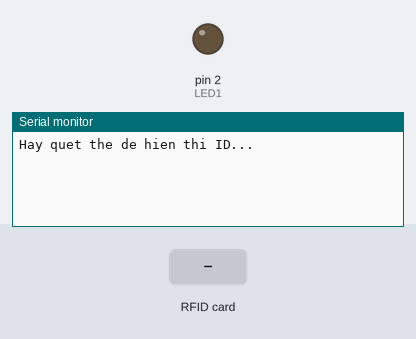
The sketch below on a simulated Arduino Uno, built with avr-gcc and run on an emulated ATmega328P. Parts: output pins drawn as LEDs (lit = HIGH), the last lines printed to the serial monitor. The test bench sets the inputs (shaded band). Pins used as bus, display or sensor lines are not drawn.

Above: at 1.2 s.
1.3 s: RFID card 5E 7A 19 C4 held to the reader
At 1.37 s:
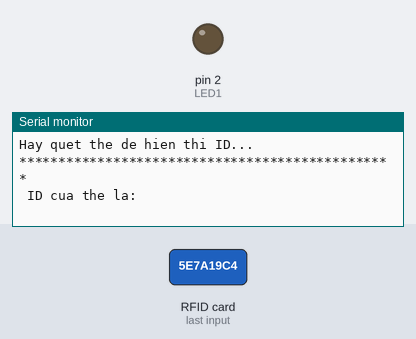
At 2.3 s:
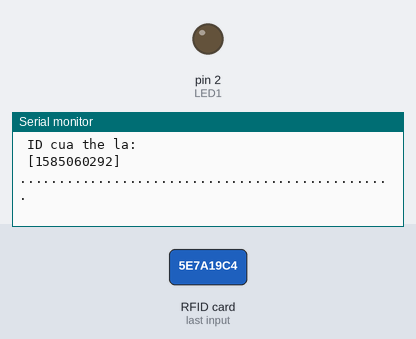

Measured:
- after the input at 1.3 s, the serial monitor: prints a new line at once (image 1)

The sketch:

RFID_1_the_bat_tat.ino
```cpp
 /*
Chân RST cắm vào chân số 7 trên Arduino

Chân SDA cắm vào chân số 10 trên Arduino

Chân MOSI cắm vào chân số 11 trên Arduino

Chân MISO cắm vào chân số 12 trên Arduino

Chân SCK cắm vào chân số 13 trên Arduino

Chân 3.3V cắm vào chân số 3.3v trên Arduino

Chân GND cắm vào chân số GND trên Arduino
*/

#include <SPI.h>

#include <MFRC522.h>
#include<Stepper.h>
const int LED1 = 2;

#define SS_PIN 10

#define RST_PIN 7

MFRC522 mfrc522(SS_PIN, RST_PIN);

unsigned long uidDec, uidDecTemp;

byte bCounter, readBit;

unsigned long ticketNumber;

void setup() {

  pinMode(LED1, OUTPUT);

  Serial.begin(9600);

  SPI.begin();

  mfrc522.PCD_Init();

  Serial.println("Hay quet the de hien thi ID...");

}

void loop() {

  if ( ! mfrc522.PICC_IsNewCardPresent()) {

  return 0;

  }

  if ( ! mfrc522.PICC_ReadCardSerial()) {

  return 0;

  }

  uidDec = 0;

  Serial.println("************************************************");

  Serial.println(" ID cua the la: ");

  for (byte i = 0; i < mfrc522.uid.size; i++ ) {

    uidDecTemp = mfrc522.uid.uidByte[i];

    uidDec = uidDec*256+uidDecTemp;

  }

  Serial.print(" [");

  Serial.print(uidDec);

  if(uidDec == 167058621){

    digitalWrite(LED1, !digitalRead(LED1));

  }

  Serial.println("]");
  Serial.println("................................................");
  delay(1000);

}
```
